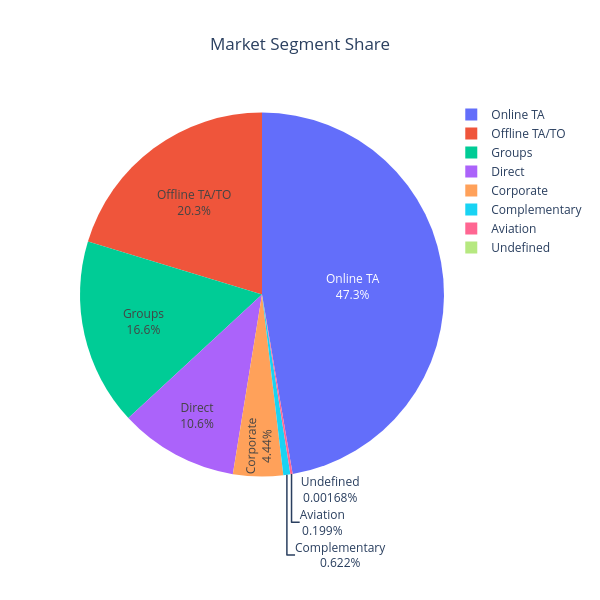

Notebook source saved alongside this figure:
### Code cell
import plotly.express as px

fig = px.pie(market_seg,
             names = 'values',
             values = 'counts',
             title = 'Market Segment Share'
            )

fig.update_layout(
    width=600,
    height=600
)


fig.update_traces(
    textinfo='percent+label'
)

fig.update_layout(
    title_x=0.5
)

    
fig.show()

### Figure 1 — Plotly figure (JSON) as saved in the notebook; plotly's stock layout.template omitted (floating-point values rounded to 4 significant figures)
{"data": [{"domain": {"x": [0, 1], "y": [0, 1]}, "hovertemplate": "values=%{label}<br>counts=%{value}<extra></extra>", "labels": ["Online TA", "Offline TA/TO", "Groups", "Direct", "Corporate", "Complementary", "Aviation", "Undefined"], "legendgroup": "", "name": "", "showlegend": true, "textinfo": "percent+label", "type": "pie", "values": [56477, 24219, 19810, 12606, 5295, 743, 237, 2]}], "layout": {"height": 600, "legend": {"tracegroupgap": 0}, "title": {"text": "Market Segment Share", "x": 0.5}, "width": 600}}
